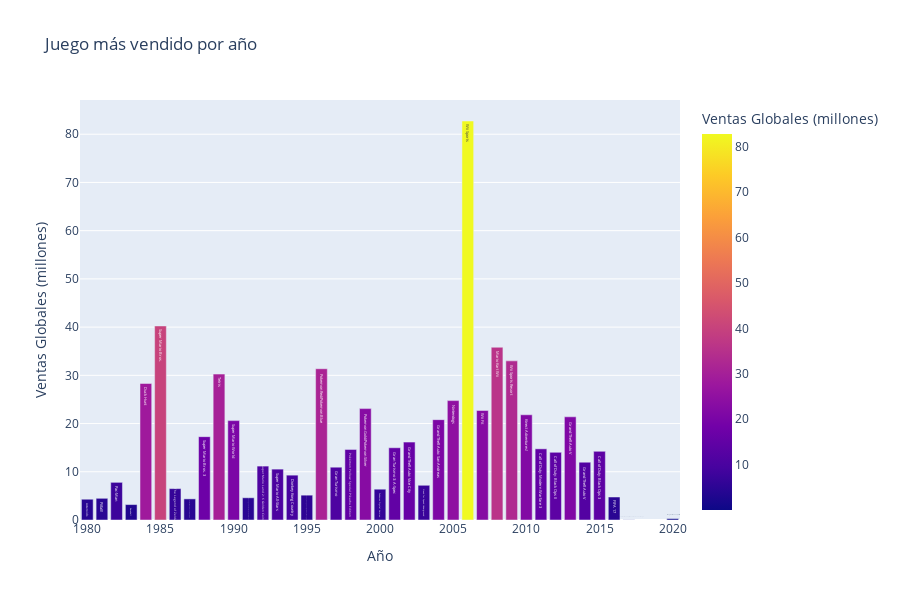

The notebook cell this image was saved under:
### Code cell
import plotly.express as px

# Crear gráfico de barras
fig = px.bar(top_games_per_year, x="Year", y="Global_Sales",
             text="Name", title="Juego más vendido por año",
             labels={"Year": "Año", "Global_Sales": "Ventas Globales (millones)"},
             color="Global_Sales", height=600)

# Mostrar el gráfico
fig.show()

### Figure 1 — Plotly figure (JSON) as saved in the notebook; plotly's stock layout.template omitted (floating-point values rounded to 4 significant figures)
{"data": [{"alignmentgroup": "True", "hovertemplate": "Año=%{x}<br>Ventas Globales (millones)=%{marker.color}<br>Name=%{text}<extra></extra>", "legendgroup": "", "marker": {"color": [4.31, 4.5, 7.81, 3.2, 28.31, 40.24, 6.51, 4.38, 17.28, 30.26, 20.61, 4.61, 11.18, 10.55, 9.3, 5.15, 31.37, 10.95, 14.64, 23.1, 6.39, 14.98, 16.15, 7.2, 20.81, 24.76, 82.74, 22.72, 35.82, 33, 21.82, 14.76, 14.03, 21.4, 11.98, 14.24, 4.77, 0.03, 0.29], "coloraxis": "coloraxis", "pattern": {"shape": ""}}, "name": "", "offsetgroup": "", "orientation": "v", "showlegend": false, "text": ["Asteroids", "Pitfall!", "Pac-Man", "Baseball", "Duck Hunt", "Super Mario Bros.", "The Legend of Zelda", "Zelda II: The Adventure of Link", "Super Mario Bros. 3", "Tetris", "Super Mario World", "The Legend of Zelda: A Link to the Past", "Super Mario Land 2: 6 Golden Coins", "Super Mario All-Stars", "Donkey Kong Country", "Donkey Kong Country 2: Diddy's Kong Quest", "Pokemon Red/Pokemon Blue", "Gran Turismo", "Pokémon Yellow: Special Pikachu Edition", "Pokemon Gold/Pokemon Silver", "Pokémon Crystal Version", "Gran Turismo 3: A-Spec", "Grand Theft Auto: Vice City", "Need for Speed Underground", "Grand Theft Auto: San Andreas", "Nintendogs", "Wii Sports", "Wii Fit", "Mario Kart Wii", "Wii Sports Resort", "Kinect Adventures!", "Call of Duty: Modern Warfare 3", "Call of Duty: Black Ops II", "Grand Theft Auto V", "Grand Theft Auto V", "Call of Duty: Black Ops 3", "FIFA 17", "Phantasy Star Online 2 Episode 4: Deluxe Package", "Imagine: Makeup Artist"], "textposition": "auto", "type": "bar", "x": [1980, 1981, 1982, 1983, 1984, 1985, 1986, 1987, 1988, 1989, 1990, 1991, 1992, 1993, 1994, 1995, 1996, 1997, 1998, 1999, 2000, 2001, 2002, 2003, 2004, 2005, 2006, 2007, 2008, 2009, 2010, 2011, 2012, 2013, 2014, 2015, 2016, 2017, 2020], "xaxis": "x", "y": [4.31, 4.5, 7.81, 3.2, 28.31, 40.24, 6.51, 4.38, 17.28, 30.26, 20.61, 4.61, 11.18, 10.55, 9.3, 5.15, 31.37, 10.95, 14.64, 23.1, 6.39, 14.98, 16.15, 7.2, 20.81, 24.76, 82.74, 22.72, 35.82, 33, 21.82, 14.76, 14.03, 21.4, 11.98, 14.24, 4.77, 0.03, 0.29], "yaxis": "y"}], "layout": {"barmode": "relative", "coloraxis": {"colorbar": {"title": {"text": "Ventas Globales (millones)"}}, "colorscale": [[0, "#0d0887"], [0.1111, "#46039f"], [0.2222, "#7201a8"], [0.3333, "#9c179e"], [0.4444, "#bd3786"], [0.5556, "#d8576b"], [0.6667, "#ed7953"], [0.7778, "#fb9f3a"], [0.8889, "#fdca26"], [1, "#f0f921"]]}, "height": 600, "legend": {"tracegroupgap": 0}, "title": {"text": "Juego más vendido por año"}, "xaxis": {"anchor": "y", "domain": [0, 1], "title": {"text": "Año"}}, "yaxis": {"anchor": "x", "domain": [0, 1], "title": {"text": "Ventas Globales (millones)"}}}}
